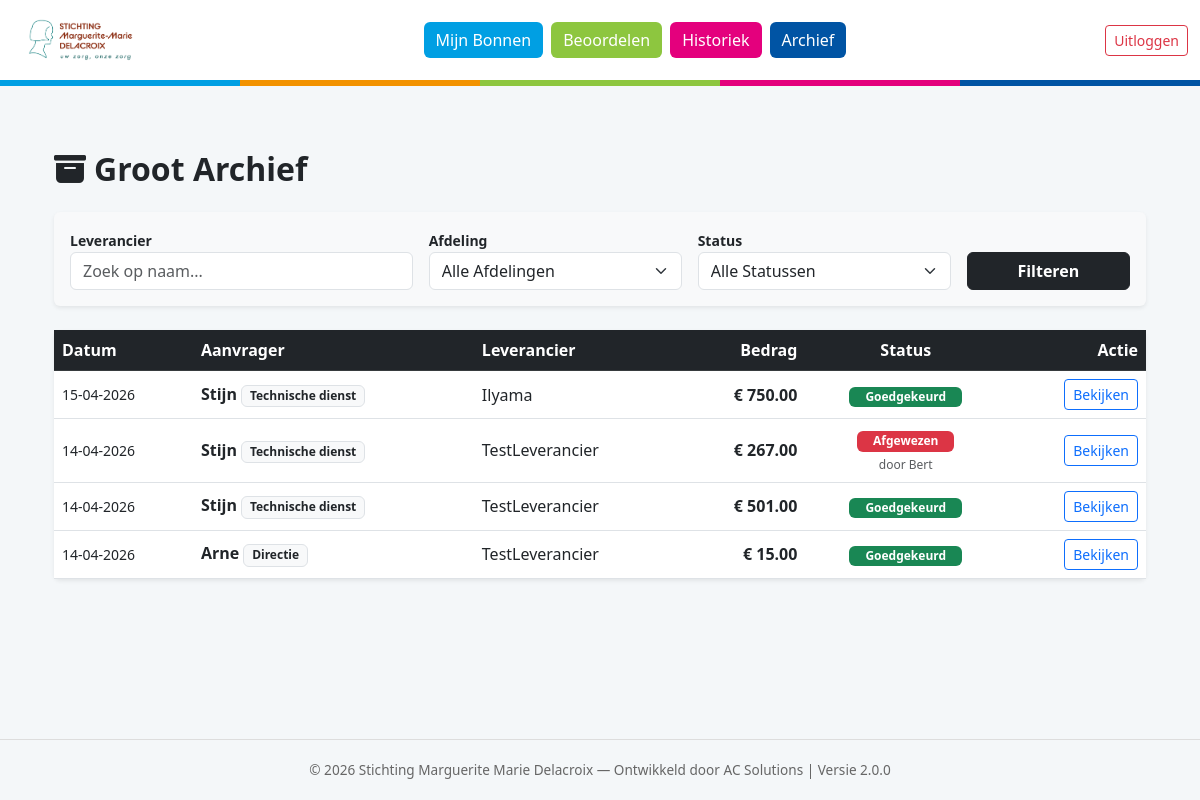
Page /admin/all_orders (signed in) on the earlier database version.
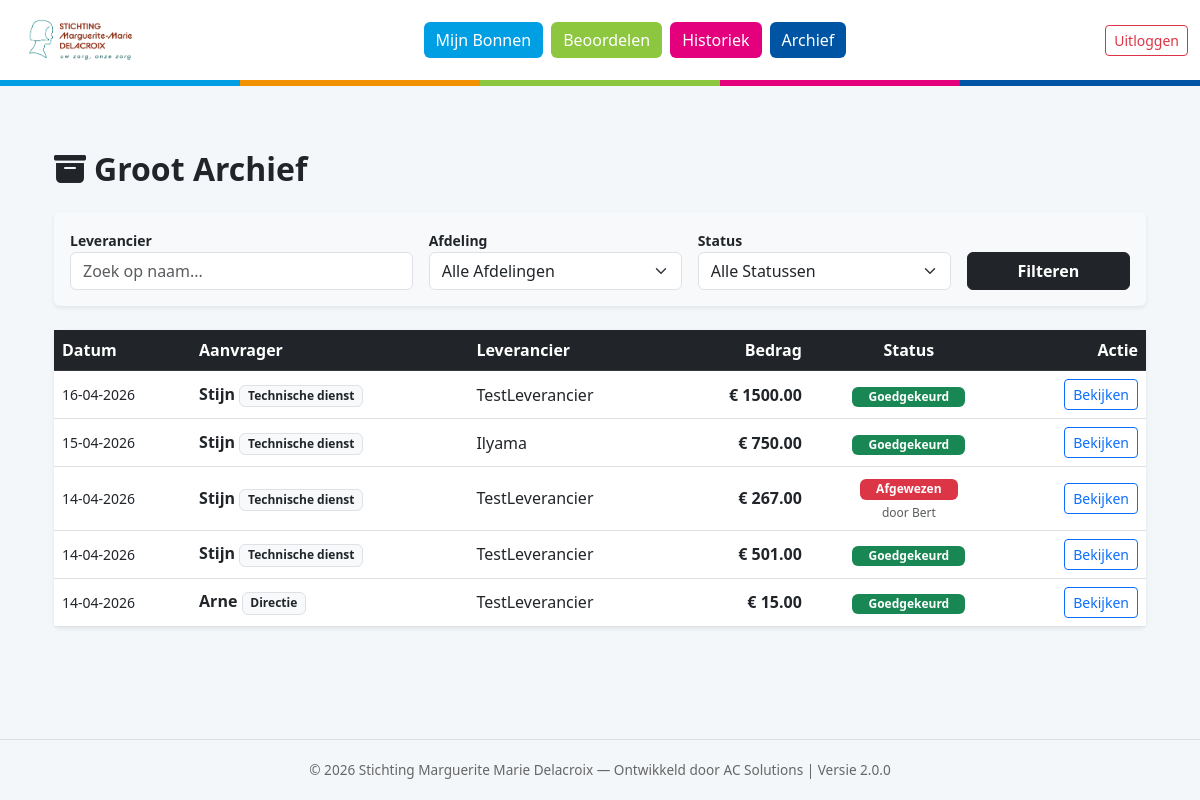
Same page on the later database version.
### models.py (models this page shows)
class Order(db.Model):
    id = db.Column(db.Integer, primary_key=True)
    order_number = db.Column(db.String(50), unique=True)
    created_at = db.Column(db.DateTime, default=datetime.utcnow)
    status = db.Column(db.String(30), default='Concept')
    reference = db.Column(db.String(200))
    total_amount = db.Column(db.Float, default=0.0)
    user_id = db.Column(db.Integer, db.ForeignKey('user.id'))
    supplier_id = db.Column(db.Integer, db.ForeignKey('supplier.id'))
    attachment_filename = db.Column(db.String(255))
    rejection_reason = db.Column(db.Text)
    notify_on_update = db.Column(db.Boolean, default=True)
    notification_type = db.Column(db.String(20), default='Final')
    bo_approval_code = db.Column(db.String(50))
    bo_approval_date = db.Column(db.DateTime)
    bo_name = db.Column(db.String(100))
    dir_approval_code = db.Column(db.String(50))
    dir_approval_date = db.Column(db.DateTime)
    dir_name = db.Column(db.String(100))
    supplier = db.relationship('Supplier', backref='orders', lazy=True)
    lines = db.relationship('OrderLine', backref='order', lazy=True)
    attachments = db.relationship('Attachment', backref='order', lazy=True)

class User(db.Model, UserMixin):
    id = db.Column(db.Integer, primary_key=True)
    username = db.Column(db.String(50), unique=True, nullable=False)
    email = db.Column(db.String(100), unique=True)
    password = db.Column(db.String(100), nullable=False)
    role = db.Column(db.String(20), nullable=False)
    department_id = db.Column(db.Integer, db.ForeignKey('department.id'))
    department_code = db.Column(db.String(5))
    is_active = db.Column(db.Boolean, default=True)
    min_attachment_limit = db.Column(db.Float, default=500.0)
    max_bo_limit = db.Column(db.Float, default=1000.0)
    auto_approve_limit = db.Column(db.Float, default=50.0)
    approver_id = db.Column(db.Integer, db.ForeignKey('user.id'))
    dark_mode = db.Column(db.Boolean, default=False)
    email_notification_freq = db.Column(db.String(20), default='Direct')
    digest_time = db.Column(db.String(5), default='08:00')
    orders = db.relationship('Order', backref='user', lazy=True)

class Department(db.Model):
    id = db.Column(db.Integer, primary_key=True)
    name = db.Column(db.String(100), nullable=False)
    code = db.Column(db.String(10), unique=True, nullable=False)
    director_id = db.Column(db.Integer, db.ForeignKey('user.id'))
    members = db.relationship('User', backref='department', lazy=True, foreign_keys='User.department_id')
    director = db.relationship('User', foreign_keys=[director_id])

class Supplier(db.Model):
    id = db.Column(db.Integer, primary_key=True)
    name = db.Column(db.String(100), unique=True, nullable=False)
    street = db.Column(db.String(100))
    house_number = db.Column(db.String(10))
    zip_code = db.Column(db.String(20))
    city = db.Column(db.String(100))
    country = db.Column(db.String(100), default="België")
    vat_number = db.Column(db.String(20))
    email = db.Column(db.String(120), nullable=True)

### app.py (the view)
@app.route('/admin/all_orders')
@login_required
def all_orders():
    if current_user.role not in ['Directie', 'Admin']: return redirect(url_for('dashboard'))
    return render_template('all_orders.html', orders=Order.query.join(User).order_by(Order.created_at.desc()).all())

### app.py (called while the page is built)
@login_manager.user_loader
def load_user(user_id):
    return User.query.get(int(user_id))

### templates/all_orders.html (shortened to what this page needs)
{% extends "base.html" %}
{% block content %}
<div class="container-fluid pb-5">
    <h2 class="fw-bold mb-4"><i class="bi bi-archive-fill me-2 text-dark"></i>Groot Archief</h2>
    <div class="card shadow-sm border-0 mb-4 bg-light">
        <div class="card-body">
            <form method="GET" action="{{ url_for('all_orders') }}" class="row g-3">
                <div class="col-md-4">
                    <label class="small fw-bold">Leverancier</label>
                    <input type="text" name="supplier" class="form-control" placeholder="Zoek op naam..." value="{{ q_supplier }}">
                </div>
                <div class="col-md-3">
                    <label class="small fw-bold">Afdeling</label>
                    <select name="dept" class="form-select">
                        <option value="">Alle Afdelingen</option>
                    </select>
                </div>
                <div class="col-md-3">
                    <label class="small fw-bold">Status</label>
                    <select name="status" class="form-select">
                        <option value="">Alle Statussen</option>
                    </select>
                </div>
                <div class="col-md-2 d-flex align-items-end">
                    <button type="submit" class="btn btn-dark w-100 fw-bold">Filteren</button>
                </div>
            </form>
        </div>
    </div>
    <div class="card shadow-sm border-0">
        <div class="card-body p-0">
            <div class="table-responsive">
                <table class="table table-hover align-middle mb-0">
                    <thead class="table-dark">
                        <tr>
                            <th>Datum</th>
                            <th>Aanvrager</th>
                            <th>Leverancier</th>
                            <th class="text-end">Bedrag</th>
                            <th class="text-center">Status</th>
                            <th class="text-end">Actie</th>
                        </tr>
                    </thead>
                    <tbody>
                        {% for o in orders %}
                        <tr>
                            <td class="small">{{ o.created_at.strftime('%d-%m-%Y') }}</td>
                            <td><strong>{{ o.user.username }}</strong> <small class="badge bg-light text-dark border">{{ o.user.department.name if o.user.department else 'Geen afdeling' }}</small></td>
                            <td>{{ o.supplier.name }}</td>
                            <td class="text-end fw-bold">€ {{ "%.2f"|format(o.total_amount) }}</td>
                            <td class="text-center">
                                <span class="badge {% if o.status == 'Goedgekeurd' %}bg-success{% elif o.status == 'Afgewezen' %}bg-danger{% else %}bg-warning text-dark{% endif %} px-3">
                                    {{ o.status }}
                                </span>
                                {% if o.status == 'Afgewezen' %}
                                    <small class="d-block text-muted mt-1" style="font-size: 0.75rem;">
                                        door
                                        {% if o.dir_approval_code == 'AFGEWEZEN' and o.dir_name %}
                                            {{ o.dir_name }}
                                        {% elif o.bo_approval_code == 'AFGEWEZEN' and o.bo_name %}
                                            {{ o.bo_name }}
                                        {% else %}
                                            Onbekend
                                        {% endif %}
                                    </small>
                                {% endif %}
                            </td>
                            <td class="text-end"><a href="{{ url_for('order_detail', order_id=o.id) }}" class="btn btn-sm btn-outline-primary">Bekijken</a></td>
                        </tr>
                        {% endfor %}
                    </tbody>
                </table>
            </div>
        </div>
    </div>
</div>
{% endblock %}

### templates/base.html (shortened to what this page needs)
<!DOCTYPE html>
<html lang="nl" data-bs-theme="light">
<head>
    <link href="https://cdn.jsdelivr.net/npm/bootstrap@5.3.0/dist/css/bootstrap.min.css" rel="stylesheet">
    <link rel="stylesheet" href="https://cdn.jsdelivr.net/npm/bootstrap-icons@1.10.5/font/bootstrap-icons.css">
    <link rel="stylesheet" href="{{ url_for('static', filename='style.css') }}">
</head>
<body class="d-flex flex-column min-vh-100">
    <nav class="navbar navbar-expand-lg">
        <div class="container-fluid">
            <a class="navbar-brand" href="{{ url_for('dashboard') }}">
                <img src="{{ url_for('static', filename='logo.png') }}" alt="Delacroix Logo">
            </a>
            {% if current_user.is_authenticated %}
            <div class="d-flex flex-wrap justify-content-center gap-2 flex-grow-1 px-3">
                <a href="{{ url_for('my_orders') }}" class="btn btn-brand-cyan">Mijn Bonnen</a>
                {% if current_user.role in ['BO', 'Directie', 'Admin'] %}
                    <a href="{{ url_for('approve_list') }}" class="btn btn-brand-green">Beoordelen</a>
                    <a href="{{ url_for('my_approvals') }}" class="btn btn-brand-pink">Historiek</a>
                {% endif %}
                {% if current_user.role in ['Directie', 'Admin'] %}
                    <a href="{{ url_for('all_orders') }}" class="btn btn-brand-blue">Archief</a>
                {% endif %}
            </div>
            <div class="d-flex align-items-center gap-2">
                <a href="{{ url_for('logout') }}" class="btn btn-outline-danger btn-sm">Uitloggen</a>
            </div>
            {% endif %}
        </div>
    </nav>
    <div class="brand-bar"></div>
    <main class="flex-grow-1">
        <div class="container py-4">
            {% block content %}{% endblock %}
        </div>
    </main>
    <footer style="text-align: center; padding: 20px; margin-top: 40px; font-size: 0.85em; color: #666; border-top: 1px solid #ddd;">
        &copy; 2026 Stichting Marguerite Marie Delacroix &mdash; Ontwikkeld door AC Solutions | Versie 2.0.0
    </footer>
</body>
</html>

### static/style.css (style rules this page uses)
html, body { height: 100%; margin: 0; }
body { background-color: #f4f7f9; font-family: 'Segoe UI', Roboto, Helvetica, Arial, sans-serif; display: flex; flex-direction: column; min-height: 100vh; padding-top: 106px; }
.navbar { position: fixed !important; top: 0 !important; left: 0; right: 0; height: 80px; z-index: 2000 !important; background-color: #ffffff !important; box-shadow: none !important; border: none !important; display: flex; align-items: center; margin: 0 !important; }
.navbar-brand img { max-height: 60px; width: auto; object-fit: contain; }
.brand-bar { height: 6px; width: 100%; position: fixed; top: 80px; left: 0; z-index: 2001; background: linear-gradient(to right, #009fe3 0%, #009fe3 20%, #f29200 20%, #f29200 40%, #8dc63f 40%, #8dc63f 60%, #e4007d 60%, #e4007d 80%, #0054a4 80%, #0054a4 100%) !important; box-shadow: none !important; }
main { flex: 1 0 auto; }
.container { margin-top: 20px; }
.btn-brand-cyan { background-color: #009fe3 !important; color: white !important; border: none; }
.btn-brand-green { background-color: #8dc63f !important; color: white !important; border: none; }
.btn-brand-pink { background-color: #e4007d !important; color: white !important; border: none; }
.btn-brand-blue { background-color: #0054a4 !important; color: white !important; border: none; }

Differences in the rows shown:
added Order: created_at "16-04-2026", user.username "Stijn", user.department "Technische dienst", supplier.name "TestLeverancier", total_amount "1500.00", status "Goedgekeurd"
